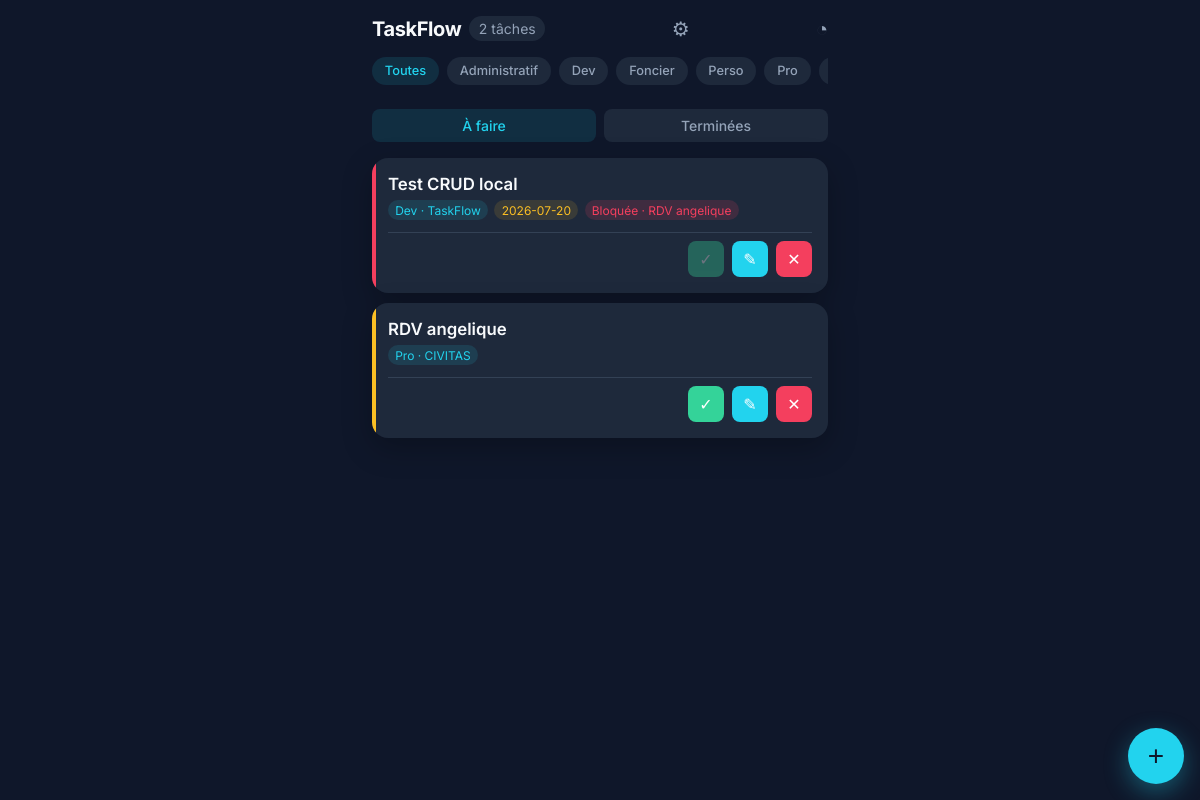
The page / on the database its author committed.
### tables this page shows
CREATE TABLE tasks (id INTEGER PRIMARY KEY AUTOINCREMENT, title TEXT NOT NULL, category TEXT NOT NULL, subcategory TEXT, priority INTEGER CHECK(priority BETWEEN 1 AND 3), due_at TEXT, done INTEGER DEFAULT 0, created_at TEXT DEFAULT CURRENT_TIMESTAMP, done_at TEXT);

### src/TaskRepository.php (called while the page is built, shortened)
<?php
final class TaskRepository
{
    private PDO $pdo;
    public function __construct(PDO $pdo)
    {
        $this->pdo = $pdo;
        $this->ensureSchema();
        $this->seedDefaults();
    }
    private function ensureSchema(): void
    {
        $this->pdo->exec('CREATE TABLE IF NOT EXISTS tasks (id INTEGER PRIMARY KEY AUTOINCREMENT, title TEXT NOT NULL, category TEXT NOT NULL, subcategory TEXT, priority INTEGER CHECK(priority BETWEEN 1 AND 3), due_at TEXT, done INTEGER DEFAULT 0, done_at TEXT, created_at TEXT DEFAULT CURRENT_TIMESTAMP)');
        $this->migrateCategoriesSchema();
        $this->pdo->exec('CREATE TABLE IF NOT EXISTS categories (name TEXT NOT NULL, subcategory TEXT NOT NULL DEFAULT \'\', PRIMARY KEY (name, subcategory))');
        $this->pdo->exec('CREATE TABLE IF NOT EXISTS task_dependencies (blocker_id INTEGER NOT NULL, blocked_id INTEGER NOT NULL, PRIMARY KEY (blocker_id, blocked_id), FOREIGN KEY (blocker_id) REFERENCES tasks(id) ON DELETE CASCADE, FOREIGN KEY (blocked_id) REFERENCES tasks(id) ON DELETE CASCADE)');
        try {
            $this->pdo->exec('ALTER TABLE tasks ADD COLUMN done_at TEXT');
        } catch (\PDOException $e) {
        }
    }
    private function migrateCategoriesSchema(): void
    {
        $info = $this->pdo->query("PRAGMA table_info('categories')")->fetchAll();
        $hasCompositePk = false;
        foreach ($info as $col) {
            if ($col['name'] === 'subcategory' && ($col['pk'] ?? 0) == 2) {
                $hasCompositePk = true;
                break;
            }
        }
        if ($hasCompositePk) {
            return;
        }
        $this->pdo->exec('ALTER TABLE categories RENAME TO categories_old');
        $this->pdo->exec('CREATE TABLE categories (name TEXT NOT NULL, subcategory TEXT NOT NULL DEFAULT \'\', PRIMARY KEY (name, subcategory))');
        $this->pdo->exec('DROP TABLE categories_old');
    }
    private function seedDefaults(): void
    {
        $default = [
            'Perso' => ['Courses', 'Santé', 'Famille'],
            'Pro' => ['Roland', 'CIVITAS', 'Appels'],
            'Dev' => ['TaskFlow', 'Matricothèque', 'LMLaP'],
            'Veille' => ['Météo', 'Veille-tech', 'Veille-concurrence'],
            'Foncier' => ['Carte', 'Dossiers', 'RDV'],
            'Projets' => ['Bougies', 'VINYLS', 'Fundisc'],
            'Administratif' => ['Impôt', 'Banque', 'Assurance'],
        ];
        $existing = $this->pdo->query('SELECT name, subcategory FROM categories')->fetchAll(PDO::FETCH_ASSOC);
        $map = [];
        foreach ($existing as $row) {
            $map[trim($row['name'])][] = $row['subcategory'];
        }
    }
    public function categories(): array
    {
        $rows = $this->pdo->query('SELECT name, subcategory FROM categories ORDER BY name, subcategory')->fetchAll(PDO::FETCH_ASSOC);
        $out = [];
        foreach ($rows as $row) {
            $out[trim($row['name'])][] = $row['subcategory'];
        }
        return $out;
    }
    public function findIncomplete(?string $category = null): array
    {
        $sql = 'SELECT * FROM tasks WHERE done = 0';
        $params = [];
        $sql .= ' ORDER BY due_at IS NULL, (CASE WHEN due_at < DATE(\'now\') THEN 0 ELSE 1 END) ASC, due_at ASC, priority ASC';
        $stmt = $this->pdo->prepare($sql);
        $stmt->execute($params);
        return $stmt->fetchAll();
    }
    public function isOverdue(int $id): bool
    {
        $task = $this->find($id);
        if (!$task || empty($task['due_at']) || (int) $task['done'] === 1) {
            return false;
        }
        return $task['due_at'] < date('Y-m-d');
    }
    public function find(int $id): ?array
    {
        $stmt = $this->pdo->prepare('SELECT * FROM tasks WHERE id = :id');
        $stmt->execute([':id' => $id]);
        $row = $stmt->fetch();
        return $row ?: null;
    }
    public function blockersFor(int $id): array
    {
        $stmt = $this->pdo->prepare('SELECT t.* FROM tasks t JOIN task_dependencies d ON d.blocker_id = t.id WHERE d.blocked_id = :id AND t.done = 0 ORDER BY t.due_at IS NULL, t.due_at ASC');
        $stmt->execute([':id' => $id]);
        return $stmt->fetchAll();
    }
}

### public/index.php (the view, shortened to what this page needs)
<?php
$dbPath = __DIR__ . '/taskflow.db';
if (!file_exists($dbPath)) {
    $dbPath = __DIR__ . '/taskflow.sqlite';
    if (!file_exists($dbPath)) {
        $dbPath = __DIR__ . '/../data/taskflow.db';
    }
}
$pdo = Database::get($dbPath);
$repo = new TaskRepository($pdo);
$categories = $repo->categories();
$view = $_GET['view'] ?? 'todo';
if ($view !== 'done') {
    $view = 'todo';
}
$filter = $_GET['category'] ?? null;
$tasks = $view === 'todo' ? $repo->findIncomplete($filter) : $repo->findDone();
$blockersMap = [];
if ($view === 'todo') {
    $ids = array_column($tasks, 'id');
    foreach ($ids as $tid) {
        $blockersMap[(int) $tid] = $repo->blockersFor((int) $tid);
    }
}
?>
<!DOCTYPE html>
<html lang="fr">
<head>
  <link rel="stylesheet" href="style.css">
</head>
<body>
  <div class="container">
    <header>
      <h1>TaskFlow</h1>
      <span class="count"><?= count($tasks) ?> tâche<?= count($tasks) > 1 ? 's' : '' ?></span>
      <a class="admin-link" href="admin.php" title="Gérer les catégories">⚙</a>
      <a class="admin-link" href="stats.php" title="Statistiques">◔</a>
    </header>
    <nav class="filters">
      <a href="." class="<?= $filter === null ? 'active' : '' ?>">Toutes</a>
      <?php foreach ($categories as $cat => $_): ?>
        <a href="?category=<?= urlencode($cat) ?><?= $view === 'done' ? '&view=done' : '' ?>" class="<?= $filter === $cat ? 'active' : '' ?>"><?= htmlspecialchars($cat) ?></a>
      <?php endforeach; ?>
    </nav>
    <div class="view-toggle">
      <a href="." class="<?= $view === 'todo' ? 'active' : '' ?>">À faire</a>
      <a href="?view=done" class="<?= $view === 'done' ? 'active' : '' ?>">Terminées</a>
    </div>
    <div class="stack">
      <?php foreach ($tasks as $task): ?>
        <article class="task-card priority-<?= (int) $task['priority'] ?> <?= $view === 'done' ? 'done' : '' ?>">
          <div class="task-content">
            <h2><?= htmlspecialchars($task['title'], ENT_QUOTES, 'UTF-8') ?></h2>
            <div class="task-meta">
              <span class="chip"><?= htmlspecialchars($task['category']) ?><?= $task['subcategory'] ? ' · ' . htmlspecialchars($task['subcategory']) : '' ?></span>
              <?php if ($task['due_at']): ?><span class="chip due-chip"><?= htmlspecialchars($task['due_at']) ?></span><?php endif; ?>
              <?php if ($repo->isOverdue((int) $task['id'])): ?><span class="chip overdue-chip">En retard</span><?php endif; ?>
              <?php if (!empty($blockersMap[(int) $task['id']])): ?>
                <span class="chip blocked-chip">Bloquée <?php
                $names = array_slice(array_column($blockersMap[(int) $task['id']], 'title'), 0, 2);
                echo '· ' . htmlspecialchars(implode(', ', $names));
                ?></span>
              <?php endif; ?>
            </div>
          </div>
          <div class="task-actions">
            <?php if ($view === 'todo'): ?>
              <form method="post" class="action-form">
                <button type="submit" class="btn btn-success <?= !empty($blockersMap[(int) $task['id']]) ? 'btn-disabled' : '' ?>" title="Terminer" <?= !empty($blockersMap[(int) $task['id']]) ? 'disabled' : '' ?>>✓</button>
              </form>
              <a class="btn btn-primary" href="?action=edit&id=<?= (int) $task['id'] ?><?= $filter ? '&category=' . urlencode($filter) : '' ?>" title="Éditer">✎</a>
            <?php endif; ?>
            <form method="post" class="action-form" onsubmit="return confirm('Supprimer cette tâche ?');">
              <button type="submit" class="btn btn-danger" title="Supprimer">✕</button>
            </form>
          </div>
        </article>
      <?php endforeach; ?>
    </div>
  </div>
  <?php if ($view === 'todo'): ?>
  <button class="add-btn" id="openModal">+</button>
  <?php endif; ?>
</body>
</html>

### public/style.css (style rules this page uses)
:root { --bg: #0f172a; --surface: #1e293b; --surface-light: #334155; --text: #f8fafc; --muted: #94a3b8; --accent: #22d3ee; --accent-soft: rgba(34, 211, 238, .12); --danger: #f43f5e; --success: #34d399; --priority-high: #f43f5e; --priority-med: #fbbf24; --priority-low: #34d399; }
* { box-sizing: border-box; }
body { margin: 0; font-family: 'Inter', system-ui, -apple-system, BlinkMacSystemFont, 'Segoe UI', sans-serif; background: var(--bg); color: var(--text); min-height: 100vh; }
.container { max-width: 480px; margin: 0 auto; padding: 1rem .75rem 4rem; }
header { display: flex; justify-content: space-between; align-items: center; margin-bottom: 1rem; }
header h1 { margin: 0; font-size: 1.25rem; font-weight: 700; letter-spacing: -.02em; }
header .count { font-size: .875rem; color: var(--muted); background: var(--surface); padding: .25rem .6rem; border-radius: 999px; }
.add-btn { position: fixed; bottom: 1rem; right: 1rem; width: 3.5rem; height: 3.5rem; border-radius: 50%; border: none; background: var(--accent); color: var(--bg); font-size: 1.75rem; display: flex; align-items: center; justify-content: center; box-shadow: 0 8px 24px rgba(34, 211, 238, .35); z-index: 50; }
.stack { display: flex; flex-direction: column; gap: .6rem; }
.task-card { background: var(--surface); border-radius: 1rem; padding: 1rem; box-shadow: 0 10px 30px rgba(0, 0, 0, .25); display: grid; grid-template-columns: 1fr auto; gap: .75rem; align-items: start; position: relative; overflow: hidden; }
.task-card::before { content: ''; position: absolute; left: 0; top: 0; bottom: 0; width: 4px; }
.priority-1::before { background: var(--priority-high); }
.priority-2::before { background: var(--priority-med); }
.task-content h2 { margin: 0 0 .35rem; font-size: 1.05rem; line-height: 1.25; font-weight: 600; }
.task-meta { display: flex; flex-wrap: wrap; gap: .4rem; font-size: .75rem; color: var(--muted); }
.chip { background: var(--accent-soft); color: var(--accent); padding: .15rem .45rem; border-radius: 999px; white-space: nowrap; }
.due-chip { background: rgba(251, 191, 36, .12); color: var(--priority-med); }
.filters { display: flex; gap: .5rem; overflow-x: auto; padding-bottom: .5rem; margin-bottom: 1rem; scrollbar-width: none; }
.filters a { flex: 0 0 auto; padding: .4rem .8rem; background: var(--surface); color: var(--muted); border-radius: 999px; text-decoration: none; font-size: .8rem; font-weight: 500; }
.filters a.active { background: var(--accent-soft); color: var(--accent); }
.action-form button, a.btn, .btn { display: inline-flex; align-items: center; justify-content: center; width: 2.25rem; height: 2.25rem; border: none; border-radius: .5rem; color: #fff; font-size: 1rem; text-decoration: none; cursor: pointer; }
.btn-success { background: var(--success); }
.btn-primary { background: var(--accent); color: var(--bg); }
.btn-danger { background: var(--danger); }
.task-card { display: flex; flex-direction: column; gap: .5rem; }
.task-content { width: 100%; }
.task-actions { display: flex; justify-content: flex-end; gap: .5rem; width: 100%; border-top: 1px solid var(--surface-light); padding-top: .5rem; margin-top: .25rem; }
.view-toggle { display: flex; gap: .5rem; margin-bottom: 1rem; }
.view-toggle a { flex: 1; text-align: center; padding: .5rem; background: var(--surface); color: var(--muted); border-radius: .5rem; text-decoration: none; font-size: .875rem; font-weight: 500; }
.view-toggle a.active { background: var(--accent-soft); color: var(--accent); }
.admin-link { color: var(--muted); text-decoration: none; font-size: 1.25rem; }
header { display: flex; align-items: center; justify-content: space-between; gap: .5rem; flex-wrap: wrap; }
header h1 { margin: 0; }
header .admin-link { margin-left: auto; }
.blocked-chip { background: rgba(244, 63, 94, .15); color: var(--danger); }
.btn-disabled { opacity: .35; cursor: not-allowed; }

### rows shown on the page
tasks: title "Test CRUD local", category "Dev", subcategory "TaskFlow", due_at "2026-07-20", id "RDV angelique"
tasks: title "RDV angelique", category "Pro", subcategory "CIVITAS"

### other values the page prints
count($tasks) "2"
$cat "Administratif"
$cat "Dev"
$cat "Foncier"
$cat "Perso"
$cat "Pro"
